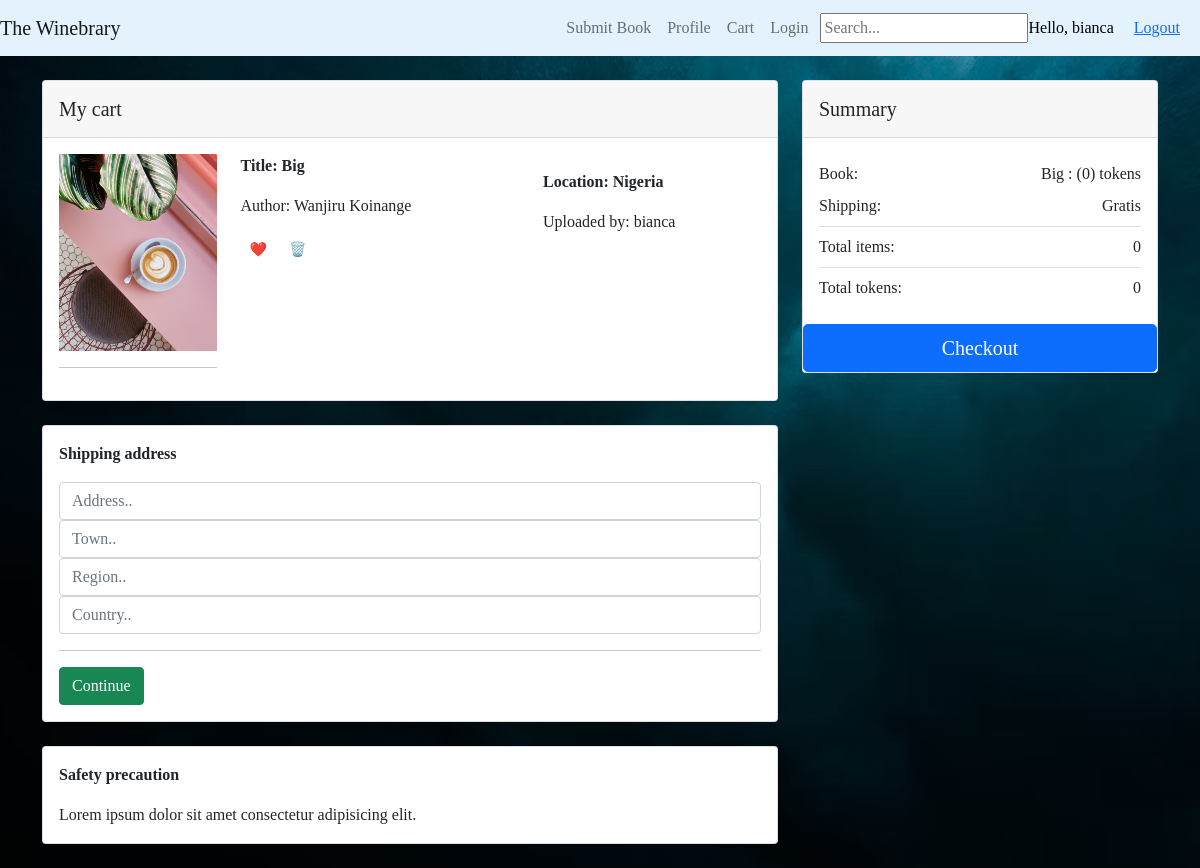
Screenshot of /swap/ (signed in) with the database file from the repository.
### library/models.py (models this page shows, shortened)
class SwapItem (models.Model):
  swap = models.ForeignKey(Swap, on_delete=models.SET_NULL,null=True, blank=True)
  recipient = models.ForeignKey(User, on_delete=models.SET_NULL,null=True, blank=True)
  book = models. ForeignKey(Book, on_delete=models.SET_NULL,null=True, blank=True)
  quantity = models.IntegerField(default=1, null = True, blank=True,editable=False)
  complete = models.BooleanField(default=False)
  @property
  def get_total(self):
    total = self.book.amount * self.quantity
    return total

class Book(models.Model):
  user = models.ForeignKey(User,on_delete = models.CASCADE)
  image = models.ImageField(blank=False)
  title = models.CharField(max_length=200)
  author = models.CharField(max_length=100)
  synopsis = models.CharField(max_length=1000)
  pub_date = models.DateTimeField(auto_now_add=True)
  quantity = models.IntegerField(default=1, editable=False)
  amount = models.IntegerField(default=1)
  location = models.CharField(max_length=100, default="")
  @property
  def imageURL(self):
    try:
      url = self.image.url
    except:
      url = ''
    return url

class Swap (models.Model):
  user = models.OneToOneField(Profile, on_delete=models.SET_NULL,null=True, blank=True)
  date_swapped = models.DateTimeField(auto_now_add=True)
  @property
  def get_cart_total(self):
    swapitems = self.swapitem_set.all()
    total = sum([item.get_total for item in swapitems])
    return total
  @property
  def get_cart_items(self):
    swapitems = self.swapitem_set.all()
    total = sum([item.quantity for item in swapitems])
    return total

### library/views.py (the view)
# urls.py: path('swap/',views.swap, name='swap'),
@login_required(login_url='login')
def swap(request):
    current_user = request.user
    profiles = Profile.objects.filter(user_id = current_user.id).all()
    books =Book.objects.filter(user_id = current_user.id).all()
    swap, created = Swap.objects.get_or_create(user=current_user.profile)
    items = swap.swapitem_set.all()
    context = {'books':books, 'swap':swap, 'items':items, 'profiles':profiles, 'current_user':current_user}
    return render(request, 'swap.html', context)

### library/templates/swap.html (shortened to what this page needs)
{%extends 'index.html'%}
{% load bootstrap3 %}
{% load static %}
{% block content %}
{% block navbar %}
    {% include 'navbar.html' %}
{% endblock %}
<div class="container">
 <body  style="background-image:url(/static/images/BCG1.avif)" height="100vh" >
  <div class="row d-flex justify-content-center my-4">
    <div class="col-md-8">
      <div class="card mb-4">
        <div class="card-header py-3">
          <h5 class="mb-0">My cart</h5>
        </div>
        <div class="card-body">
          {% for item in items %}
          <div class="row">
            <div class="col-lg-3 col-md-12 mb-4 mb-lg-0">
              <div class="bg-image hover-overlay hover-zoom ripple rounded" data-mdb-ripple-color="light">
                <img src="{{item.book.imageURL}}"
                  class="w-100" alt="Book cover"/>
                  <hr>
              </div>
            </div>
            <div class="col-lg-5 col-md-6 mb-4 mb-lg-0">
              <p><strong>Title: {{item.book.title}}</strong></p>
              <p>Author: {{item.book.author}}</p>
              <button type="button" data-book="{{item.book.id}}" data-action="add" class="btn btn-sm mb-2 update-wishlist" data-mdb-toggle="tooltip"
              title="Move to the wish list">
              <p> ❤️ </p>
            </button>
              <button type="button" data-book="{{item.book.id}}" data-action="remove" class="btn btn-sm me-1 mb-2 update-cart" data-mdb-toggle="tooltip"
                title="Remove item"  >
                <p> 🗑️ </p>
              </button>
            </div>
            <div class="col-lg-4 col-md-6 mb-4 mb-lg-0">
              <p class="text-start text-md-center">
                <p><strong>Location: {{item.book.location}}</strong></p>
                <p>Uploaded by: {{item.book.user}}</p>
              </p>
            </div>
          </div>
          {% endfor %}
        </div>
      </div>
      <div class="card mb-4">
        <div class="card-body">
          <p><strong>Shipping address</strong></p>
          <div id="shipping-info">
            <div class="form-field">
              <input class="form-control" type="text" name="address" placeholder="Address..">
            </div>
            <div class="form-field">
              <input class="form-control" type="text" name="town" placeholder="Town..">
            </div>
            <div class="form-field">
              <input class="form-control" type="text" name="region" placeholder="Region..">
            </div>
            <div class="form-field">
              <input class="form-control" type="text" name="country" placeholder="Country..">
            </div>
          </div>
          <hr>
          <input id="form-button" class="btn btn-success btn-block" type="submit" value="Continue">
        </div>
      </div>
      <div class="card mb-4 mb-lg-0">
        <div class="card-body">
          <p><strong>Safety precaution</strong></p>
          <p class="mb-0">Lorem ipsum dolor sit amet consectetur adipisicing elit. </p>
        </div>
      </div>
    </div>
    <div class="col-md-4">
      <div class="card mb-4">
        <div class="card-header py-3">
          <h5 class="mb-0">Summary</h5>
        </div>
        <div class="card-body">
          {% for item in items %}
          <ul class="list-group list-group-flush">
            <li
            class="list-group-item d-flex justify-content-between align-items-center border-0 px-0 pb-0">
            Book:
            <span>{{item.book.title}} : ({{item.get_total}}) tokens</span>
          </li>
          {% endfor %}
            <li class="list-group-item d-flex justify-content-between align-items-center px-0">
              Shipping:
              <span>Gratis</span>
            </li>
           <li class="list-group-item d-flex justify-content-between align-items-center px-0">
            Total items:
            <span> {{swap.get_cart_items}} </span>
          </li>
            <li class="list-group-item d-flex justify-content-between align-items-center px-0">
              Total tokens:
              <span> {{swap.get_cart_total}} </span>
            </li>
          </div>
            <button type="button" class="btn btn-primary btn-lg btn-block">
              Checkout
            </button>
      </div>
    </div>
  </div>
</body>
</div>
{% endblock %}

### library/templates/navbar.html (shortened to what this page needs)
{%extends 'index.html'%}
{% load static %}
{% load bootstrap3%}
{% block content%}
<nav class="navbar navbar-expand-lg navbar-light" style="background-color: #e3f2fd;">
  <div class="container-fluid">
    <a class="navbar-brand" href="{% url 'index' %}">The Winebrary</a>
    <div class="collapse navbar-collapse" id="navbarNavAltMarkup">
      <ul class="navbar-nav ms-auto px-1">
        <li class="nav-item">
          <a class="nav-link" href="{% url 'submit' %}">Submit Book</a>
          </li>
        <li class="nav-item">
        <a class="nav-link" href="{% url 'profile' %}"> Profile </a>
        </li>
        <li class="nav-item">
          <a class="nav-link" href="{% url 'swap' %}">Cart </a>
          </li>
        <li class="nav-item">
          <a class="nav-link" href="{% url 'login' %}">Login</a>
          </li>
      </ul>
      <form action="{% url 'search' %}" method="GET">
        <input name="q" type="text" placeholder="Search...">
      </form>
      <span class="hi"> Hello, {{request.user}} </span>
      <span class="hi"> <a href="{% url 'logout' %}"> Logout </a> </span>
    </div>
  </div>
</nav>
{% endblock %}

### static/css/index.css (style rules this page uses)
* { font-family: 'Ubuntu'; }
.container-fluid { margin: 0px; padding:0px ; }

### library/templates/navbar.html (style rules this page uses)
.hi { margin-right: 20px; color: black; text-decoration: none; }

### rows the page displays
SwapItem: book.imageURL (picture), book "Big", book.author "Wanjiru Koinange", book.location "Nigeria", book.user "bianca", get_total "0"
Swap: get_cart_items "0", get_cart_total "0"

### other values shown
{{ request.user }} "bianca"
